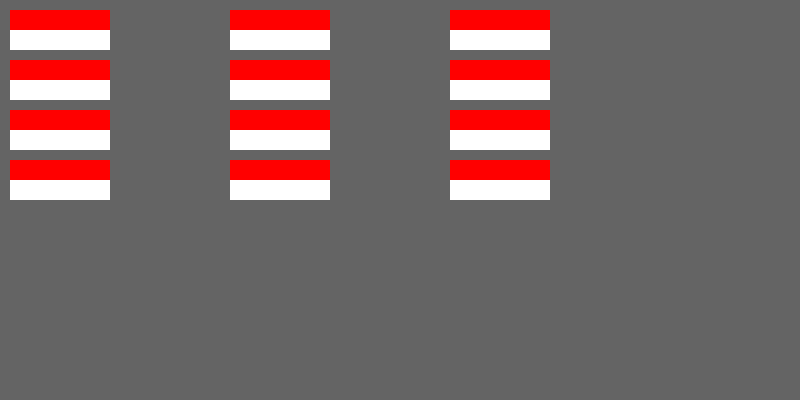
Frame 1 (no input)
Frame 2 (the mouse pressed at the canvas centre, redrawn once): identical to frame 1, image omitted

The Processing sketch that drew this single still picture (run headless with seeded random() and noise(); the mouse was pressed at the canvas centre and the sketch redrawn once):

// Processing sketch: HW016_gridOfEveryOtherFlag
// ── HW016_gridOfEveryOtherFlag.pde
// modify HW015 so that it draws only every other flag
//
// like this (f means flag, x means missing flag):
//
// f x f x f x f
// f x f x f x f
// f x f x f x f

void setup() {
  size(800, 400);
  noLoop(); // only call draw once
  background(100); // grey background
  noStroke(); // don't draw broders of shapes
}

void draw() {
  gridOfFlags();
}

void gridOfFlags() {
  for (int i = 0; i < 4; i++) {
    rowOfFlags(i*50 + 10);
  }
}

// draws a row of 5 flags
void rowOfFlags(final int y) {
  // code here...
  for (int i = 0; i < 5; i+=2) {
    indonesiaFlag(110*i + 10, y);
  }
}

// this function draws the flag of Indonesia
//
// this is the function definition
void indonesiaFlag(int topLeftX, int topLeftY) {
  int flagWidth = 100;
  int flagHeight = 40;
  // red part of the flag
  fill(255, 0, 0);
  rect(topLeftX, topLeftY, flagWidth, flagHeight/2);
  // white part of the flag
  fill(255);
  rect(topLeftX, topLeftY + flagHeight/2, flagWidth, flagHeight/2);
}
